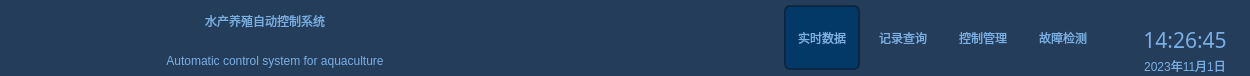
<?xml version="1.0" encoding="UTF-8"?>
<ui version="4.0">
 <class>Menu</class>
 <widget class="QWidget" name="Menu">
  <property name="geometry">
   <rect>
    <x>0</x>
    <y>0</y>
    <width>1250</width>
    <height>76</height>
   </rect>
  </property>
  <property name="minimumSize">
   <size>
    <width>1250</width>
    <height>0</height>
   </size>
  </property>
  <property name="maximumSize">
   <size>
    <width>16777215</width>
    <height>76</height>
   </size>
  </property>
  <property name="windowTitle">
   <string>Form</string>
  </property>
  <property name="styleSheet">
   <string notr="true">/*.QWidget {  
border-top-left-radius:15px;
border-top-right-radius:15px;
}*/
#widget_top
{
background-color: rgb(36, 61, 91);

}
#widget_top_logo
{
color: rgb(122, 175, 227);
border-image: url(:/ptr/logo.png);
}
#widget_top_title
{
font: 18pt &quot;楷体&quot;;
}
#widget_top_title_English
{
font: 11pt &quot;楷体&quot;;
}
#widget_top_time
{
font: 16pt &quot;Digital-7 Mono&quot;;
}
#widget_top_year
{
font: 9pt &quot;楷体&quot;;
}
</string>
  </property>
  <layout class="QHBoxLayout" name="horizontalLayout">
   <property name="spacing">
    <number>0</number>
   </property>
   <property name="leftMargin">
    <number>0</number>
   </property>
   <property name="topMargin">
    <number>0</number>
   </property>
   <property name="rightMargin">
    <number>0</number>
   </property>
   <property name="bottomMargin">
    <number>0</number>
   </property>
   <item>
    <widget class="QWidget" name="widget_top" native="true">
     <property name="minimumSize">
      <size>
       <width>0</width>
       <height>0</height>
      </size>
     </property>
     <property name="maximumSize">
      <size>
       <width>16777215</width>
       <height>79</height>
      </size>
     </property>
     <property name="styleSheet">
      <string notr="true">QLabel
{
color: rgb(122, 175, 227);
}</string>
     </property>
     <layout class="QHBoxLayout" name="horizontalLayout_4">
      <property name="spacing">
       <number>0</number>
      </property>
      <property name="leftMargin">
       <number>0</number>
      </property>
      <property name="topMargin">
       <number>0</number>
      </property>
      <property name="rightMargin">
       <number>0</number>
      </property>
      <property name="bottomMargin">
       <number>0</number>
      </property>
      <item>
       <layout class="QHBoxLayout" name="horizontalLayout_widget_top">
        <property name="spacing">
         <number>15</number>
        </property>
        <property name="leftMargin">
         <number>15</number>
        </property>
        <item>
         <widget class="QLabel" name="widget_top_logo">
          <property name="minimumSize">
           <size>
            <width>60</width>
            <height>60</height>
           </size>
          </property>
          <property name="maximumSize">
           <size>
            <width>60</width>
            <height>60</height>
           </size>
          </property>
          <property name="text">
           <string/>
          </property>
          <property name="alignment">
           <set>Qt::AlignCenter</set>
          </property>
         </widget>
        </item>
        <item>
         <layout class="QVBoxLayout" name="verticalLayout_Title">
          <property name="spacing">
           <number>12</number>
          </property>
          <item>
           <widget class="QLabel" name="widget_top_title">
            <property name="minimumSize">
             <size>
              <width>350</width>
              <height>27</height>
             </size>
            </property>
            <property name="maximumSize">
             <size>
              <width>350</width>
              <height>27</height>
             </size>
            </property>
            <property name="text">
             <string>水产养殖自动控制系统</string>
            </property>
            <property name="alignment">
             <set>Qt::AlignCenter</set>
            </property>
           </widget>
          </item>
          <item>
           <widget class="QLabel" name="widget_top_title_English">
            <property name="minimumSize">
             <size>
              <width>370</width>
              <height>16</height>
             </size>
            </property>
            <property name="maximumSize">
             <size>
              <width>370</width>
              <height>16</height>
             </size>
            </property>
            <property name="text">
             <string>Automatic control system for aquaculture</string>
            </property>
            <property name="alignment">
             <set>Qt::AlignCenter</set>
            </property>
           </widget>
          </item>
         </layout>
        </item>
        <item>
         <spacer name="TH_widget">
          <property name="orientation">
           <enum>Qt::Horizontal</enum>
          </property>
          <property name="sizeHint" stdset="0">
           <size>
            <width>400</width>
            <height>20</height>
           </size>
          </property>
         </spacer>
        </item>
        <item>
         <widget class="QWidget" name="widget_top_function" native="true">
          <property name="minimumSize">
           <size>
            <width>350</width>
            <height>0</height>
           </size>
          </property>
          <property name="font">
           <font>
            <bold>false</bold>
           </font>
          </property>
          <property name="styleSheet">
           <string notr="true">QToolButton
{
color: rgb(122, 175, 227);
font: 10pt &quot;楷体&quot;;
border-radius:6px;
}
QToolButton:hover
{
background-color: rgb(19, 48, 80);
background-color: rgb(3, 57, 103);
font: 10pt &quot;楷体&quot;;
border-radius:6px;
border:2px solid rgb(13,39,67);
}</string>
          </property>
          <widget class="QToolButton" name="btn_Real_time">
           <property name="geometry">
            <rect>
             <x>29</x>
             <y>5</y>
             <width>76</width>
             <height>65</height>
            </rect>
           </property>
           <property name="styleSheet">
            <string notr="true">QToolButton
{
background-color: rgb(19, 48, 80);
background-color: rgb(3, 57, 103);
font: 10pt &quot;楷体&quot;;
border-radius:6px;
border:2px solid rgb(13,39,67);
}</string>
           </property>
           <property name="text">
            <string>实时数据</string>
           </property>
           <property name="icon">
            <iconset resource="res.qrc">
             <normaloff>:/ptr/Real_time.png</normaloff>:/ptr/Real_time.png</iconset>
           </property>
           <property name="iconSize">
            <size>
             <width>35</width>
             <height>35</height>
            </size>
           </property>
           <property name="checkable">
            <bool>false</bool>
           </property>
           <property name="checked">
            <bool>false</bool>
           </property>
           <property name="autoRepeat">
            <bool>false</bool>
           </property>
           <property name="autoExclusive">
            <bool>false</bool>
           </property>
           <property name="popupMode">
            <enum>QToolButton::DelayedPopup</enum>
           </property>
           <property name="toolButtonStyle">
            <enum>Qt::ToolButtonTextUnderIcon</enum>
           </property>
           <property name="autoRaise">
            <bool>false</bool>
           </property>
           <property name="arrowType">
            <enum>Qt::NoArrow</enum>
           </property>
          </widget>
          <widget class="QToolButton" name="btn_Record_query">
           <property name="geometry">
            <rect>
             <x>110</x>
             <y>5</y>
             <width>76</width>
             <height>65</height>
            </rect>
           </property>
           <property name="text">
            <string>记录查询</string>
           </property>
           <property name="icon">
            <iconset resource="res.qrc">
             <normaloff>:/ptr/Record_query.png</normaloff>:/ptr/Record_query.png</iconset>
           </property>
           <property name="iconSize">
            <size>
             <width>35</width>
             <height>35</height>
            </size>
           </property>
           <property name="checkable">
            <bool>false</bool>
           </property>
           <property name="autoRepeat">
            <bool>false</bool>
           </property>
           <property name="autoExclusive">
            <bool>false</bool>
           </property>
           <property name="popupMode">
            <enum>QToolButton::DelayedPopup</enum>
           </property>
           <property name="toolButtonStyle">
            <enum>Qt::ToolButtonTextUnderIcon</enum>
           </property>
           <property name="autoRaise">
            <bool>false</bool>
           </property>
           <property name="arrowType">
            <enum>Qt::NoArrow</enum>
           </property>
          </widget>
          <widget class="QToolButton" name="btn_Control">
           <property name="geometry">
            <rect>
             <x>190</x>
             <y>5</y>
             <width>76</width>
             <height>65</height>
            </rect>
           </property>
           <property name="text">
            <string>控制管理</string>
           </property>
           <property name="icon">
            <iconset resource="res.qrc">
             <normaloff>:/ptr/control.png</normaloff>:/ptr/control.png</iconset>
           </property>
           <property name="iconSize">
            <size>
             <width>35</width>
             <height>35</height>
            </size>
           </property>
           <property name="checkable">
            <bool>false</bool>
           </property>
           <property name="autoRepeat">
            <bool>false</bool>
           </property>
           <property name="autoExclusive">
            <bool>false</bool>
           </property>
           <property name="popupMode">
            <enum>QToolButton::DelayedPopup</enum>
           </property>
           <property name="toolButtonStyle">
            <enum>Qt::ToolButtonTextUnderIcon</enum>
           </property>
           <property name="autoRaise">
            <bool>false</bool>
           </property>
           <property name="arrowType">
            <enum>Qt::NoArrow</enum>
           </property>
          </widget>
          <widget class="QToolButton" name="btn_Fault_detect">
           <property name="geometry">
            <rect>
             <x>270</x>
             <y>5</y>
             <width>76</width>
             <height>65</height>
            </rect>
           </property>
           <property name="text">
            <string>故障检测</string>
           </property>
           <property name="icon">
            <iconset resource="res.qrc">
             <normaloff>:/ptr/Fault_detect.png</normaloff>:/ptr/Fault_detect.png</iconset>
           </property>
           <property name="iconSize">
            <size>
             <width>35</width>
             <height>35</height>
            </size>
           </property>
           <property name="checkable">
            <bool>false</bool>
           </property>
           <property name="autoRepeat">
            <bool>false</bool>
           </property>
           <property name="autoExclusive">
            <bool>false</bool>
           </property>
           <property name="popupMode">
            <enum>QToolButton::DelayedPopup</enum>
           </property>
           <property name="toolButtonStyle">
            <enum>Qt::ToolButtonTextUnderIcon</enum>
           </property>
           <property name="autoRaise">
            <bool>false</bool>
           </property>
           <property name="arrowType">
            <enum>Qt::NoArrow</enum>
           </property>
          </widget>
         </widget>
        </item>
        <item>
         <widget class="QWidget" name="widget_top_right" native="true">
          <property name="maximumSize">
           <size>
            <width>130</width>
            <height>79</height>
           </size>
          </property>
          <layout class="QVBoxLayout" name="verticalLayout_2">
           <property name="spacing">
            <number>5</number>
           </property>
           <property name="leftMargin">
            <number>0</number>
           </property>
           <property name="topMargin">
            <number>0</number>
           </property>
           <property name="rightMargin">
            <number>0</number>
           </property>
           <property name="bottomMargin">
            <number>0</number>
           </property>
           <item>
            <widget class="QWidget" name="widget_top_Menu_widget" native="true">
             <property name="minimumSize">
              <size>
               <width>90</width>
               <height>23</height>
              </size>
             </property>
             <property name="maximumSize">
              <size>
               <width>123</width>
               <height>23</height>
              </size>
             </property>
             <property name="styleSheet">
              <string notr="true">QPushButton
{
border-radius:3px;
}
QPushButton:hover
{
background-color: rgb(215, 215, 215);
border-radius:3px;
}</string>
             </property>
             <layout class="QHBoxLayout" name="horizontalLayout_2">
              <property name="spacing">
               <number>1</number>
              </property>
              <property name="leftMargin">
               <number>0</number>
              </property>
              <property name="topMargin">
               <number>0</number>
              </property>
              <property name="rightMargin">
               <number>0</number>
              </property>
              <property name="bottomMargin">
               <number>0</number>
              </property>
              <item>
               <spacer name="TH_Min">
                <property name="orientation">
                 <enum>Qt::Horizontal</enum>
                </property>
                <property name="sizeHint" stdset="0">
                 <size>
                  <width>20</width>
                  <height>20</height>
                 </size>
                </property>
               </spacer>
              </item>
              <item>
               <widget class="QPushButton" name="widget_top_btn_Min">
                <property name="minimumSize">
                 <size>
                  <width>22</width>
                  <height>22</height>
                 </size>
                </property>
                <property name="maximumSize">
                 <size>
                  <width>22</width>
                  <height>22</height>
                 </size>
                </property>
                <property name="text">
                 <string/>
                </property>
                <property name="icon">
                 <iconset resource="res.qrc">
                  <normaloff>:/ptr/Min1.png</normaloff>:/ptr/Min1.png</iconset>
                </property>
                <property name="iconSize">
                 <size>
                  <width>14</width>
                  <height>14</height>
                 </size>
                </property>
               </widget>
              </item>
              <item>
               <spacer name="TH_Max">
                <property name="orientation">
                 <enum>Qt::Horizontal</enum>
                </property>
                <property name="sizeHint" stdset="0">
                 <size>
                  <width>20</width>
                  <height>20</height>
                 </size>
                </property>
               </spacer>
              </item>
              <item>
               <widget class="QPushButton" name="widget_top_btn_Max">
                <property name="minimumSize">
                 <size>
                  <width>22</width>
                  <height>22</height>
                 </size>
                </property>
                <property name="maximumSize">
                 <size>
                  <width>22</width>
                  <height>22</height>
                 </size>
                </property>
                <property name="text">
                 <string/>
                </property>
                <property name="icon">
                 <iconset resource="res.qrc">
                  <normaloff>:/ptr/Max1.png</normaloff>:/ptr/Max1.png</iconset>
                </property>
                <property name="iconSize">
                 <size>
                  <width>14</width>
                  <height>14</height>
                 </size>
                </property>
                <property name="checkable">
                 <bool>true</bool>
                </property>
               </widget>
              </item>
              <item>
               <spacer name="TH_Close">
                <property name="orientation">
                 <enum>Qt::Horizontal</enum>
                </property>
                <property name="sizeHint" stdset="0">
                 <size>
                  <width>20</width>
                  <height>20</height>
                 </size>
                </property>
               </spacer>
              </item>
              <item>
               <widget class="QPushButton" name="widget_top_btn_Close">
                <property name="minimumSize">
                 <size>
                  <width>22</width>
                  <height>22</height>
                 </size>
                </property>
                <property name="maximumSize">
                 <size>
                  <width>22</width>
                  <height>22</height>
                 </size>
                </property>
                <property name="text">
                 <string/>
                </property>
                <property name="icon">
                 <iconset resource="res.qrc">
                  <normaloff>:/ptr/Close1.png</normaloff>:/ptr/Close1.png</iconset>
                </property>
                <property name="iconSize">
                 <size>
                  <width>14</width>
                  <height>14</height>
                 </size>
                </property>
               </widget>
              </item>
              <item>
               <spacer name="TH_Close_2">
                <property name="orientation">
                 <enum>Qt::Horizontal</enum>
                </property>
                <property name="sizeHint" stdset="0">
                 <size>
                  <width>20</width>
                  <height>20</height>
                 </size>
                </property>
               </spacer>
              </item>
             </layout>
            </widget>
           </item>
           <item>
            <widget class="QLabel" name="widget_top_time">
             <property name="minimumSize">
              <size>
               <width>130</width>
               <height>24</height>
              </size>
             </property>
             <property name="maximumSize">
              <size>
               <width>130</width>
               <height>24</height>
              </size>
             </property>
             <property name="font">
              <font>
               <family>Digital-7 Mono</family>
               <pointsize>16</pointsize>
               <italic>false</italic>
               <bold>false</bold>
              </font>
             </property>
             <property name="text">
              <string>14:26:45</string>
             </property>
             <property name="scaledContents">
              <bool>true</bool>
             </property>
             <property name="alignment">
              <set>Qt::AlignCenter</set>
             </property>
            </widget>
           </item>
           <item>
            <widget class="QLabel" name="widget_top_year">
             <property name="minimumSize">
              <size>
               <width>110</width>
               <height>17</height>
              </size>
             </property>
             <property name="maximumSize">
              <size>
               <width>16777215</width>
               <height>17</height>
              </size>
             </property>
             <property name="text">
              <string>2023年11月1日</string>
             </property>
             <property name="alignment">
              <set>Qt::AlignCenter</set>
             </property>
            </widget>
           </item>
          </layout>
         </widget>
        </item>
       </layout>
      </item>
     </layout>
    </widget>
   </item>
  </layout>
 </widget>
 <resources>
  <include location="res.qrc"/>
 </resources>
 <connections/>
</ui>
